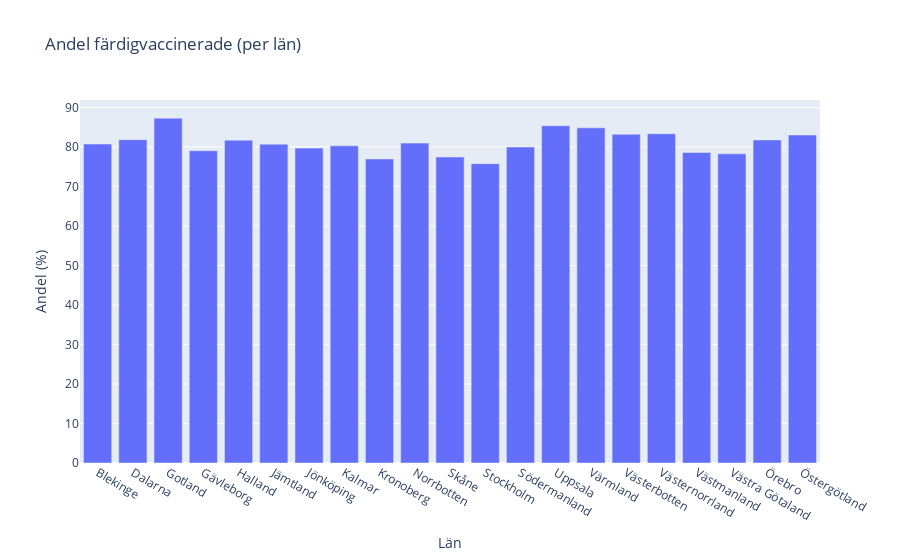

The cell this chart's notebook holds for it:
### Code cell
plot6 = create_plotly_barfig("Andel färdigvaccinerade", "Andel färdigvaccinerade (per län)")
plot6.show()

### Figure 1 — Plotly figure (JSON) as saved in the notebook; plotly's stock layout.template omitted (floating-point values rounded to 4 significant figures)
{"data": [{"alignmentgroup": "True", "hovertemplate": "Län=%{x}<br>Andel färdigvaccinerade=%{y}<extra></extra>", "legendgroup": "", "marker": {"color": "#636efa", "pattern": {"shape": ""}}, "name": "", "offsetgroup": "", "orientation": "v", "showlegend": false, "textposition": "auto", "type": "bar", "x": ["Blekinge", "Dalarna", "Gotland", "Gävleborg", "Halland", "Jämtland", "Jönköping", "Kalmar", "Kronoberg", "Norrbotten", "Skåne", "Stockholm", "Södermanland", "Uppsala", "Värmland", "Västerbotten", "Västernorrland", "Västmanland", "Västra Götaland", "Örebro", "Östergötland"], "xaxis": "x", "y": [80.72, 81.84, 87.28, 79.02, 81.72, 80.7, 79.7, 80.27, 76.95, 80.96, 77.46, 75.77, 79.98, 85.36, 84.83, 83.2, 83.35, 78.59, 78.24, 81.77, 83.02], "yaxis": "y"}], "layout": {"barmode": "relative", "legend": {"tracegroupgap": 0}, "title": {"text": "Andel färdigvaccinerade (per län)"}, "xaxis": {"anchor": "y", "domain": [0, 1], "title": {"text": "Län"}}, "yaxis": {"anchor": "x", "domain": [0, 1], "title": {"text": "Andel (%)"}}}}
